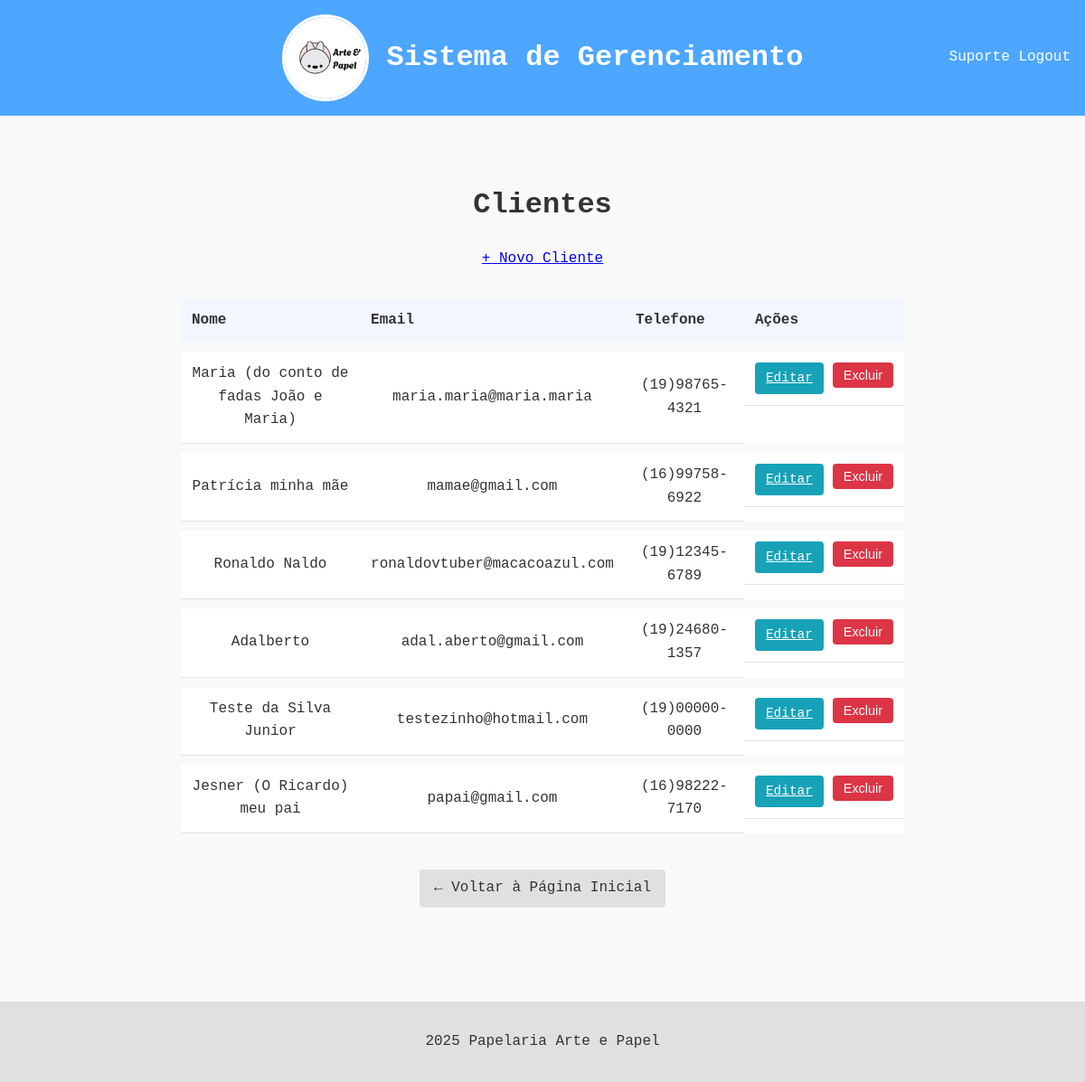
/clientes (signed in), run on an earlier commit of the app's database.
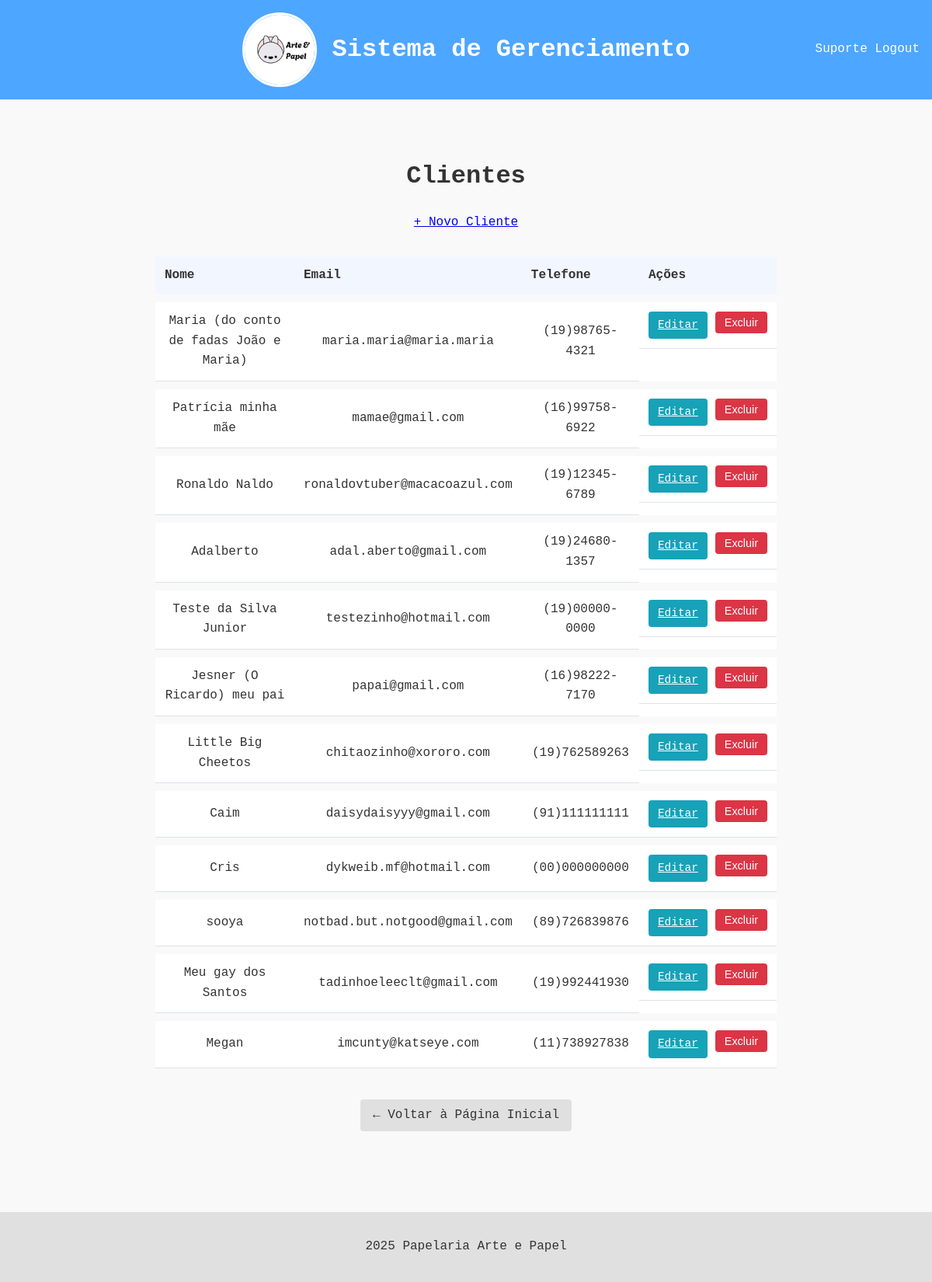
And on a later commit of the database.
### app.py (models this page shows)
class Cliente(db.Model):
    id = db.Column(db.Integer, primary_key=True)
    nome = db.Column(db.String(100), nullable=False)
    email = db.Column(db.String(100), unique=True)
    telefone = db.Column(db.String(20))
    endereco = db.Column(db.String(200))
    data_cadastro = db.Column(db.DateTime, default=datetime.utcnow)

### app.py (the view)
@app.route('/clientes')
@login_required
def listar_clientes():
    clientes = Cliente.query.all()
    return render_template('clientes/listar.html', clientes=clientes)

### app.py (called while the page is built)
@login_manager.user_loader
def load_user(user_id):
    return Usuario.query.get(int(user_id))

### templates/clientes/listar.html
{% extends "base.html" %}
{% block content %}
<div class="container">
    <h1>Clientes</h1>
    <a href="{{ url_for('cadastrar_cliente') }}" class="btn-novo">+ Novo Cliente</a>
    <table class="tabela-clientes">
        <thead>
            <tr>
                <th>Nome</th>
                <th>Email</th>
                <th>Telefone</th>
                <th>Ações</th>
            </tr>
        </thead>
        <tbody>
            {% for cliente in clientes %}
            <tr>
                <td>{{ cliente.nome }}</td>
                <td>{{ cliente.email }}</td>
                <td>{{ cliente.telefone }}</td>
                <td class="acoes">
                    <a href="{{ url_for('editar_cliente', id=cliente.id) }}" class="btn-editar">Editar</a>
                    <form action="{{ url_for('deletar_cliente', id=cliente.id) }}" method="POST" class="form-deletar">
                        <button type="submit" class="btn-excluir">Excluir</button>
                    </form>
                </td>
            </tr>
            {% endfor %}
        </tbody>
    </table>
    <div class="rodape-tabela">
        <a href="{{ url_for('home') }}" class="btn-voltar">
            ← Voltar à Página Inicial
        </a>
    </div>
</div>
{% endblock %}

### templates/base.html (shortened to what this page needs)
<!DOCTYPE html>
<html lang="pt-BR">
  <head>
    <link
      rel="stylesheet"
      href="{{ url_for('static', filename='css/style.css') }}"
    />
  </head>
  <body>
    <header>
      <img
        src="{{ url_for('static', filename='images/logo.jpg') }}"
        class="logo"
        alt="Logo"
      />
      <h1>Sistema de Gerenciamento</h1>
      <div class="absolute-div">
        <a href="{{ url_for('suporte') }}">Suporte</a>
        {% if current_user.is_authenticated %}
        <a href="{{ url_for('logout') }}">Logout</a>
        {% endif %}
      </div>
    </header>
    <main>{% block content %}{% endblock %}</main>
    <footer>
      <p>2025 Papelaria Arte e Papel</p>
    </footer>
  </body>
</html>

### static/css/style.css (style rules this page uses)
body { font-family: Andale Mono, monospace; line-height: 1.6; margin: 0; padding: 0; display: flex; flex-direction: column; min-height: 100vh; background-color: #f9f9f9; color: #333; }
header { position: relative; display: flex; background: #4da6ff; color: white; padding: 1rem; justify-content: center; align-items: center; gap: 20px; }
.absolute-div { position: absolute; top: 50%; right: 1rem; transform: translateY(-50%); }
.absolute-div a { color: white; text-decoration: none; }
main { flex: 1; padding: 2rem; padding-bottom: 4rem; }
footer { background: #e0e0e0; color: #333; text-align: center; padding: 1rem; margin-top: auto; }
.btn-voltar { display: inline-block; padding: 8px 16px; background-color: #e0e0e0; color: #333; text-decoration: none; border-radius: 4px; margin-bottom: 20px; transition: background-color 0.3s; }
.btn-editar, .btn-excluir { padding: 6px 12px; border: none; border-radius: 4px; cursor: pointer; font-size: 0.9rem; }
.btn-editar { background-color: #17a2b8; color: white; }
.btn-excluir { background-color: #dc3545; color: white; }
.tabela-clientes { width: 100%; border-collapse: separate; border-spacing: 0 10px; margin: 20px 0; }
.tabela-clientes thead th { background-color: #f2f7ff; color: #333; padding: 12px; text-align: left; }
.tabela-clientes tbody tr { background-color: #fff; transition: all 0.3s ease; }
.tabela-clientes td { padding: 12px; border-bottom: 1px solid #dee2e6; }
.tabela-clientes .acoes { display: flex; gap: 10px; }
.container { max-width: 800px; margin: 0 auto; text-align: center; padding: 20px; }
.rodape-tabela { margin-top: 30px; text-align: center; }
.logo { width: 90px; height: auto; border-radius: 50%; object-fit: cover; border: 3px solid #fff; }

What changed in the data, as far as the page shows it:
added Cliente: nome "Little Big Cheetos", email "chitaozinho@xororo.com", telefone "(19)762589263"
added Cliente: nome "Caim", email "daisydaisyyy@gmail.com", telefone "(91)111111111"
added Cliente: nome "Cris", email "dykweib.mf@hotmail.com", telefone "(00)000000000"
added Cliente: nome "sooya", email "notbad.but.notgood@gmail.com", telefone "(89)726839876"
added Cliente: nome "Meu gay dos Santos", email "tadinhoeleeclt@gmail.com", telefone "(19)992441930"
added Cliente: nome "Megan", email "imcunty@katseye.com", telefone "(11)738927838"
